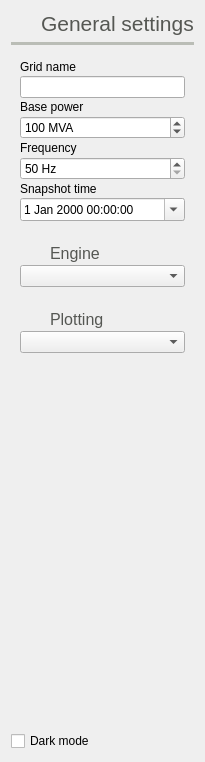
         <widget class="QFrame" name="frame_7">
          <property name="minimumSize">
           <size>
            <width>0</width>
            <height>0</height>
           </size>
          </property>
          <property name="maximumSize">
           <size>
            <width>250</width>
            <height>16777215</height>
           </size>
          </property>
          <property name="frameShape">
           <enum>QFrame::Shape::NoFrame</enum>
          </property>
          <property name="frameShadow">
           <enum>QFrame::Shadow::Raised</enum>
          </property>
          <layout class="QVBoxLayout" name="verticalLayout_12">
           <item>
            <widget class="QFrame" name="frame_41">
             <property name="frameShape">
              <enum>QFrame::Shape::NoFrame</enum>
             </property>
             <property name="frameShadow">
              <enum>QFrame::Shadow::Raised</enum>
             </property>
             <layout class="QHBoxLayout" name="horizontalLayout_13">
              <property name="leftMargin">
               <number>0</number>
              </property>
              <property name="topMargin">
               <number>0</number>
              </property>
              <property name="rightMargin">
               <number>0</number>
              </property>
              <property name="bottomMargin">
               <number>0</number>
              </property>
              <item>
               <widget class="QLabel" name="label_68">
                <property name="minimumSize">
                 <size>
                  <width>24</width>
                  <height>24</height>
                 </size>
                </property>
                <property name="maximumSize">
                 <size>
                  <width>24</width>
                  <height>24</height>
                 </size>
                </property>
                <property name="text">
                 <string/>
                </property>
                <property name="pixmap">
                 <pixmap resource="icons.qrc">:/Icons/icons/gear.svg</pixmap>
                </property>
                <property name="scaledContents">
                 <bool>true</bool>
                </property>
               </widget>
              </item>
              <item>
               <widget class="QLabel" name="label_69">
                <property name="palette">
                 <palette>
                  <active>
                   <colorrole role="WindowText">
                    <brush brushstyle="SolidPattern">
                     <color alpha="255">
                      <red>85</red>
                      <green>87</green>
                      <blue>83</blue>
                     </color>
                    </brush>
                   </colorrole>
                  </active>
                  <inactive>
                   <colorrole role="WindowText">
                    <brush brushstyle="SolidPattern">
                     <color alpha="255">
                      <red>85</red>
                      <green>87</green>
                      <blue>83</blue>
                     </color>
                    </brush>
                   </colorrole>
                  </inactive>
                  <disabled>
                   <colorrole role="WindowText">
                    <brush brushstyle="SolidPattern">
                     <color alpha="255">
                      <red>190</red>
                      <green>190</green>
                      <blue>190</blue>
                     </color>
                    </brush>
                   </colorrole>
                  </disabled>
                 </palette>
                </property>
                <property name="font">
                 <font>
                  <pointsize>16</pointsize>
                 </font>
                </property>
                <property name="text">
                 <string>General settings</string>
                </property>
                <property name="alignment">
                 <set>Qt::AlignmentFlag::AlignBottom|Qt::AlignmentFlag::AlignLeading|Qt::AlignmentFlag::AlignLeft</set>
                </property>
               </widget>
              </item>
             </layout>
            </widget>
           </item>
           <item>
            <widget class="Line" name="line_5">
             <property name="palette">
              <palette>
               <active>
                <colorrole role="WindowText">
                 <brush brushstyle="SolidPattern">
                  <color alpha="255">
                   <red>186</red>
                   <green>189</green>
                   <blue>182</blue>
                  </color>
                 </brush>
                </colorrole>
               </active>
               <inactive>
                <colorrole role="WindowText">
                 <brush brushstyle="SolidPattern">
                  <color alpha="255">
                   <red>186</red>
                   <green>189</green>
                   <blue>182</blue>
                  </color>
                 </brush>
                </colorrole>
               </inactive>
               <disabled>
                <colorrole role="WindowText">
                 <brush brushstyle="SolidPattern">
                  <color alpha="255">
                   <red>190</red>
                   <green>190</green>
                   <blue>190</blue>
                  </color>
                 </brush>
                </colorrole>
               </disabled>
              </palette>
             </property>
             <property name="frameShadow">
              <enum>QFrame::Shadow::Plain</enum>
             </property>
             <property name="lineWidth">
              <number>4</number>
             </property>
             <property name="orientation">
              <enum>Qt::Orientation::Horizontal</enum>
             </property>
            </widget>
           </item>
           <item>
            <widget class="QFrame" name="frame_25">
             <property name="frameShape">
              <enum>QFrame::Shape::NoFrame</enum>
             </property>
             <property name="frameShadow">
              <enum>QFrame::Shadow::Raised</enum>
             </property>
             <layout class="QVBoxLayout" name="verticalLayout_17">
              <property name="spacing">
               <number>2</number>
              </property>
              <item>
               <widget class="QLabel" name="label_82">
                <property name="font">
                 <font>
                  <pointsize>9</pointsize>
                 </font>
                </property>
                <property name="text">
                 <string>Grid name</string>
                </property>
               </widget>
              </item>
              <item>
               <widget class="QLineEdit" name="grid_name_line_edit">
                <property name="toolTip">
                 <string>Name of the grid model</string>
                </property>
               </widget>
              </item>
              <item>
               <widget class="QLabel" name="label_57">
                <property name="font">
                 <font>
                  <pointsize>9</pointsize>
                 </font>
                </property>
                <property name="text">
                 <string>Base power</string>
                </property>
               </widget>
              </item>
              <item>
               <widget class="QDoubleSpinBox" name="sbase_doubleSpinBox">
                <property name="font">
                 <font>
                  <pointsize>9</pointsize>
                 </font>
                </property>
                <property name="toolTip">
                 <string>&lt;html&gt;&lt;head/&gt;&lt;body&gt;&lt;p&gt;&lt;span style=&quot; font-weight:700;&quot;&gt;Base power&lt;/span&gt;&lt;/p&gt;&lt;p&gt;Despite all the bibliography, changing this number to anything other than 100 MVA, might change the meaning of what sensible per-unit voltage are.&lt;/p&gt;&lt;p&gt;This is, 1.0 is no longer the nominal voltage and so on.&lt;/p&gt;&lt;/body&gt;&lt;/html&gt;</string>
                </property>
                <property name="suffix">
                 <string> MVA</string>
                </property>
                <property name="decimals">
                 <number>0</number>
                </property>
                <property name="minimum">
                 <double>1.000000000000000</double>
                </property>
                <property name="maximum">
                 <double>10000000000000000000.000000000000000</double>
                </property>
                <property name="value">
                 <double>100.000000000000000</double>
                </property>
               </widget>
              </item>
              <item>
               <widget class="QLabel" name="label_58">
                <property name="font">
                 <font>
                  <pointsize>9</pointsize>
                 </font>
                </property>
                <property name="text">
                 <string>Frequency</string>
                </property>
               </widget>
              </item>
              <item>
               <widget class="QDoubleSpinBox" name="fbase_doubleSpinBox">
                <property name="font">
                 <font>
                  <pointsize>9</pointsize>
                 </font>
                </property>
                <property name="toolTip">
                 <string>&lt;html&gt;&lt;head/&gt;&lt;body&gt;&lt;p&gt;&lt;span style=&quot; font-weight:700;&quot;&gt;System frequency&lt;/span&gt;&lt;/p&gt;&lt;p&gt;This only has an effect in the program when computing lines' per-unit impedance from ohm values.&lt;/p&gt;&lt;/body&gt;&lt;/html&gt;</string>
                </property>
                <property name="suffix">
                 <string> Hz</string>
                </property>
                <property name="decimals">
                 <number>0</number>
                </property>
                <property name="minimum">
                 <double>50.000000000000000</double>
                </property>
                <property name="maximum">
                 <double>60.000000000000000</double>
                </property>
                <property name="singleStep">
                 <double>10.000000000000000</double>
                </property>
               </widget>
              </item>
              <item>
               <widget class="QLabel" name="label_101">
                <property name="font">
                 <font>
                  <pointsize>9</pointsize>
                 </font>
                </property>
                <property name="text">
                 <string>Snapshot time</string>
                </property>
               </widget>
              </item>
              <item>
               <widget class="QDateTimeEdit" name="snapshot_dateTimeEdit">
                <property name="font">
                 <font>
                  <pointsize>9</pointsize>
                 </font>
                </property>
                <property name="calendarPopup">
                 <bool>true</bool>
                </property>
               </widget>
              </item>
              <item>
               <widget class="QLabel" name="label_40">
                <property name="text">
                 <string/>
                </property>
               </widget>
              </item>
              <item>
               <widget class="QFrame" name="frame_43">
                <property name="frameShape">
                 <enum>QFrame::Shape::NoFrame</enum>
                </property>
                <property name="frameShadow">
                 <enum>QFrame::Shadow::Raised</enum>
                </property>
                <layout class="QHBoxLayout" name="horizontalLayout_23">
                 <property name="leftMargin">
                  <number>0</number>
                 </property>
                 <property name="topMargin">
                  <number>0</number>
                 </property>
                 <property name="rightMargin">
                  <number>0</number>
                 </property>
                 <property name="bottomMargin">
                  <number>0</number>
                 </property>
                 <item>
                  <widget class="QLabel" name="label_86">
                   <property name="minimumSize">
                    <size>
                     <width>24</width>
                     <height>24</height>
                    </size>
                   </property>
                   <property name="maximumSize">
                    <size>
                     <width>24</width>
                     <height>24</height>
                    </size>
                   </property>
                   <property name="text">
                    <string/>
                   </property>
                   <property name="pixmap">
                    <pixmap resource="icons.qrc">:/Icons/icons/piece.svg</pixmap>
                   </property>
                   <property name="scaledContents">
                    <bool>true</bool>
                   </property>
                  </widget>
                 </item>
                 <item>
                  <widget class="QLabel" name="label_65">
                   <property name="palette">
                    <palette>
                     <active>
                      <colorrole role="WindowText">
                       <brush brushstyle="SolidPattern">
                        <color alpha="255">
                         <red>85</red>
                         <green>87</green>
                         <blue>83</blue>
                        </color>
                       </brush>
                      </colorrole>
                     </active>
                     <inactive>
                      <colorrole role="WindowText">
                       <brush brushstyle="SolidPattern">
                        <color alpha="255">
                         <red>85</red>
                         <green>87</green>
                         <blue>83</blue>
                        </color>
                       </brush>
                      </colorrole>
                     </inactive>
                     <disabled>
                      <colorrole role="WindowText">
                       <brush brushstyle="SolidPattern">
                        <color alpha="255">
                         <red>190</red>
                         <green>190</green>
                         <blue>190</blue>
                        </color>
                       </brush>
                      </colorrole>
                     </disabled>
                    </palette>
                   </property>
                   <property name="font">
                    <font>
                     <pointsize>12</pointsize>
                    </font>
                   </property>
                   <property name="text">
                    <string>Engine</string>
                   </property>
                   <property name="alignment">
                    <set>Qt::AlignmentFlag::AlignBottom|Qt::AlignmentFlag::AlignLeading|Qt::AlignmentFlag::AlignLeft</set>
                   </property>
                  </widget>
                 </item>
                </layout>
               </widget>
              </item>
              <item>
               <widget class="QComboBox" name="engineComboBox">
                <property name="font">
                 <font>
                  <pointsize>9</pointsize>
                 </font>
                </property>
                <property name="toolTip">
                 <string>Engine to be used when available</string>
                </property>
               </widget>
              </item>
              <item>
               <widget class="QLabel" name="label_48">
                <property name="text">
                 <string/>
                </property>
               </widget>
              </item>
              <item>
               <widget class="QFrame" name="frame_37">
                <property name="frameShape">
                 <enum>QFrame::Shape::NoFrame</enum>
                </property>
                <property name="frameShadow">
                 <enum>QFrame::Shadow::Raised</enum>
                </property>
                <layout class="QHBoxLayout" name="horizontalLayout_19">
                 <property name="leftMargin">
                  <number>0</number>
                 </property>
                 <property name="topMargin">
                  <number>0</number>
                 </property>
                 <property name="rightMargin">
                  <number>0</number>
                 </property>
                 <property name="bottomMargin">
                  <number>0</number>
                 </property>
                 <item>
                  <widget class="QLabel" name="label_76">
                   <property name="minimumSize">
                    <size>
                     <width>24</width>
                     <height>24</height>
                    </size>
                   </property>
                   <property name="maximumSize">
                    <size>
                     <width>24</width>
                     <height>24</height>
                    </size>
                   </property>
                   <property name="text">
                    <string/>
                   </property>
                   <property name="pixmap">
                    <pixmap resource="icons.qrc">:/Icons/icons/plot.svg</pixmap>
                   </property>
                   <property name="scaledContents">
                    <bool>true</bool>
                   </property>
                  </widget>
                 </item>
                 <item>
                  <widget class="QLabel" name="label_49">
                   <property name="palette">
                    <palette>
                     <active>
                      <colorrole role="WindowText">
                       <brush brushstyle="SolidPattern">
                        <color alpha="255">
                         <red>85</red>
                         <green>87</green>
                         <blue>83</blue>
                        </color>
                       </brush>
                      </colorrole>
                     </active>
                     <inactive>
                      <colorrole role="WindowText">
                       <brush brushstyle="SolidPattern">
                        <color alpha="255">
                         <red>85</red>
                         <green>87</green>
                         <blue>83</blue>
                        </color>
                       </brush>
                      </colorrole>
                     </inactive>
                     <disabled>
                      <colorrole role="WindowText">
                       <brush brushstyle="SolidPattern">
                        <color alpha="255">
                         <red>190</red>
                         <green>190</green>
                         <blue>190</blue>
                        </color>
                       </brush>
                      </colorrole>
                     </disabled>
                    </palette>
                   </property>
                   <property name="font">
                    <font>
                     <pointsize>12</pointsize>
                    </font>
                   </property>
                   <property name="text">
                    <string>Plotting</string>
                   </property>
                   <property name="alignment">
                    <set>Qt::AlignmentFlag::AlignBottom|Qt::AlignmentFlag::AlignLeading|Qt::AlignmentFlag::AlignLeft</set>
                   </property>
                  </widget>
                 </item>
                </layout>
               </widget>
              </item>
              <item>
               <widget class="QComboBox" name="plt_style_comboBox">
                <property name="font">
                 <font>
                  <pointsize>9</pointsize>
                 </font>
                </property>
                <property name="toolTip">
                 <string>MatPlotlib plot styles to choose from</string>
                </property>
               </widget>
              </item>
             </layout>
            </widget>
           </item>
           <item>
            <spacer name="verticalSpacer_3">
             <property name="orientation">
              <enum>Qt::Orientation::Vertical</enum>
             </property>
             <property name="sizeHint" stdset="0">
              <size>
               <width>20</width>
               <height>363</height>
              </size>
             </property>
            </spacer>
           </item>
           <item>
            <widget class="QCheckBox" name="dark_mode_checkBox">
             <property name="font">
              <font>
               <pointsize>9</pointsize>
              </font>
             </property>
             <property name="text">
              <string>Dark mode</string>
             </property>
            </widget>
           </item>
          </layout>
         </widget>
